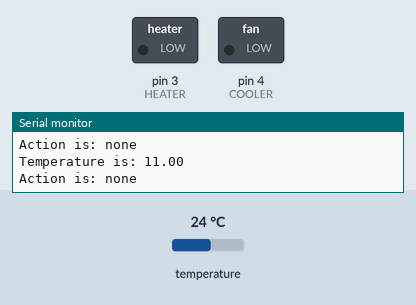
Simulated run of this sketch. Board: Arduino Uno, built with avr-gcc and run on an emulated ATmega328P. On the bench: switched loads named in the sketch (green lamp = pin HIGH), the last lines printed to the serial monitor. The test bench sets the inputs (shaded band); at power-on: temperature 24 °C.

Above: at 3.8 s.
3.9 s: temperature set to 17.7 °C
7.0 s: temperature set to 16.6 °C
At 8.5 s:
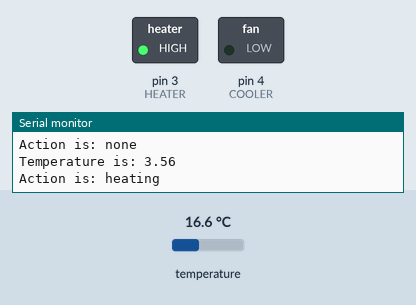
10.1 s: temperature set to 18.4 °C
13.3 s: temperature set to 19.9 °C
At 14.7 s:
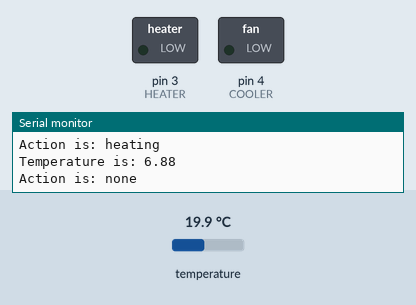
16.4 s: temperature set to 32.4 °C
19.5 s: temperature set to 33.6 °C
At 22.1 s:
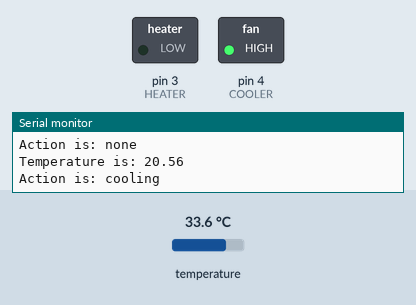
Timing chart, 0 to 23.6 s (numbered marks = the images above; inputs shaded):
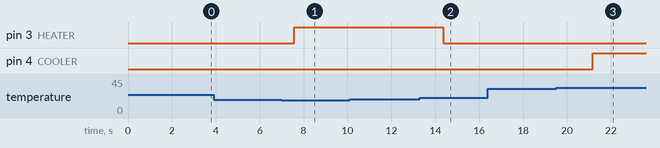

Measured:
- the behaviour switches between 17.1 and 17 °C on temperature (found by bisection; images 0 and 1)
- the behaviour switches between 19 and 19.1 °C on temperature (found by bisection; images 1 and 2)
- the behaviour switches between 32.9 and 33 °C on temperature (found by bisection; images 2 and 3)
- after the input at 7.0 s, pin 3 (HEATER): LOW → HIGH after 0.57 s
- after the input at 13.3 s, pin 3 (HEATER): HIGH → LOW after 1.1 s
- after the input at 19.5 s, pin 4 (COOLER): LOW → HIGH after 1.7 s

The sketch:

Termoregulator.ino
```cpp
#include <OneWire.h>
#include <DallasTemperature.h>

// Data wire is plugged into pin 2 on the Arduino
#define ONE_WIRE_BUS 2
#define HEATER 3
#define COOLER 4

#define HEATER_TEMP_MIN 17
#define HEATER_TEMP_MAX 20

#define COOLER_TEMP_MIN 4
#define COOLER_TEMP_MAX 6

// Setup a oneWire instance to communicate with any OneWire devices
// (not just Maxim/Dallas temperature ICs)
OneWire oneWire(ONE_WIRE_BUS);

// Pass our oneWire reference to Dallas Temperature.
DallasTemperature sensors(&oneWire);

void setup(void)
{

  Serial.begin(9600);

  pinMode(HEATER, OUTPUT);
  pinMode(COOLER, OUTPUT);

  digitalWrite(HEATER, LOW);
  digitalWrite(COOLER, LOW);


  // Start up the library
  sensors.begin();
}

String action;
float temp;
float delta = -13;

void loop(void)
{
  sensors.requestTemperatures();
  temp = sensors.getTempCByIndex(0) + delta;

  if((temp >= HEATER_TEMP_MAX and action == "none") or (temp >= HEATER_TEMP_MIN and action == "cooling")) {
    action = "cooling";
    digitalWrite(COOLER, HIGH);
    digitalWrite(HEATER, LOW);
  } else if((temp <= COOLER_TEMP_MIN and action == "none") or (temp <= COOLER_TEMP_MAX and action == "heating")) {
    action = "heating";
    digitalWrite(HEATER, HIGH);
    digitalWrite(COOLER, LOW);
  } else {
    action = "none";
    digitalWrite(HEATER, LOW);
    digitalWrite(COOLER, LOW);
  }
  Serial.print("Temperature is: ");
  Serial.println(temp);
  Serial.print("Action is: ");
  Serial.println(action);
  delay(1500);

}
```
